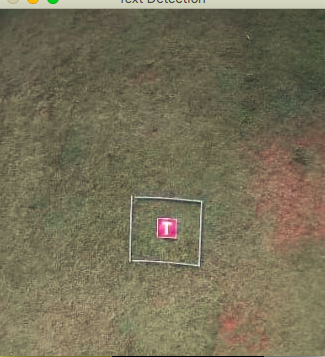
#> input picture OpenCV/Q2/T.png, 325 x 357 px
$ python 2-1.py
#> lines starting #> are read from the running program, lines starting #| are printed output that depends on the picture
import cv2
import numpy as np

img=cv2.imread('T.png')
#> img is the input picture: shape (357, 325, 3); mean B, G, R 87.1, 111.5, 117.7

rows=img.shape[0]
#> rows = 357
cols=img.shape[1]
#> cols = 325

M=np.float32([[1,0,100],[0,1,50]])

#Translating by (100,50)
dst=cv2.warpAffine(img,M,(cols,rows))
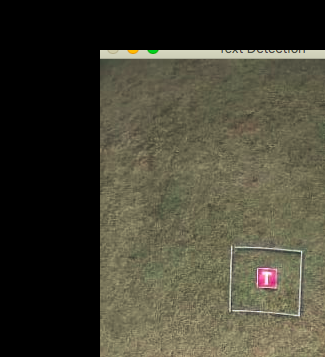
#> dst: shape (357, 325, 3); mean B, G, R 51.6, 65.9, 68.2

cv2.imshow('img',dst)
cv2.waitKey(0)
cv2.destroyAllWindows()
